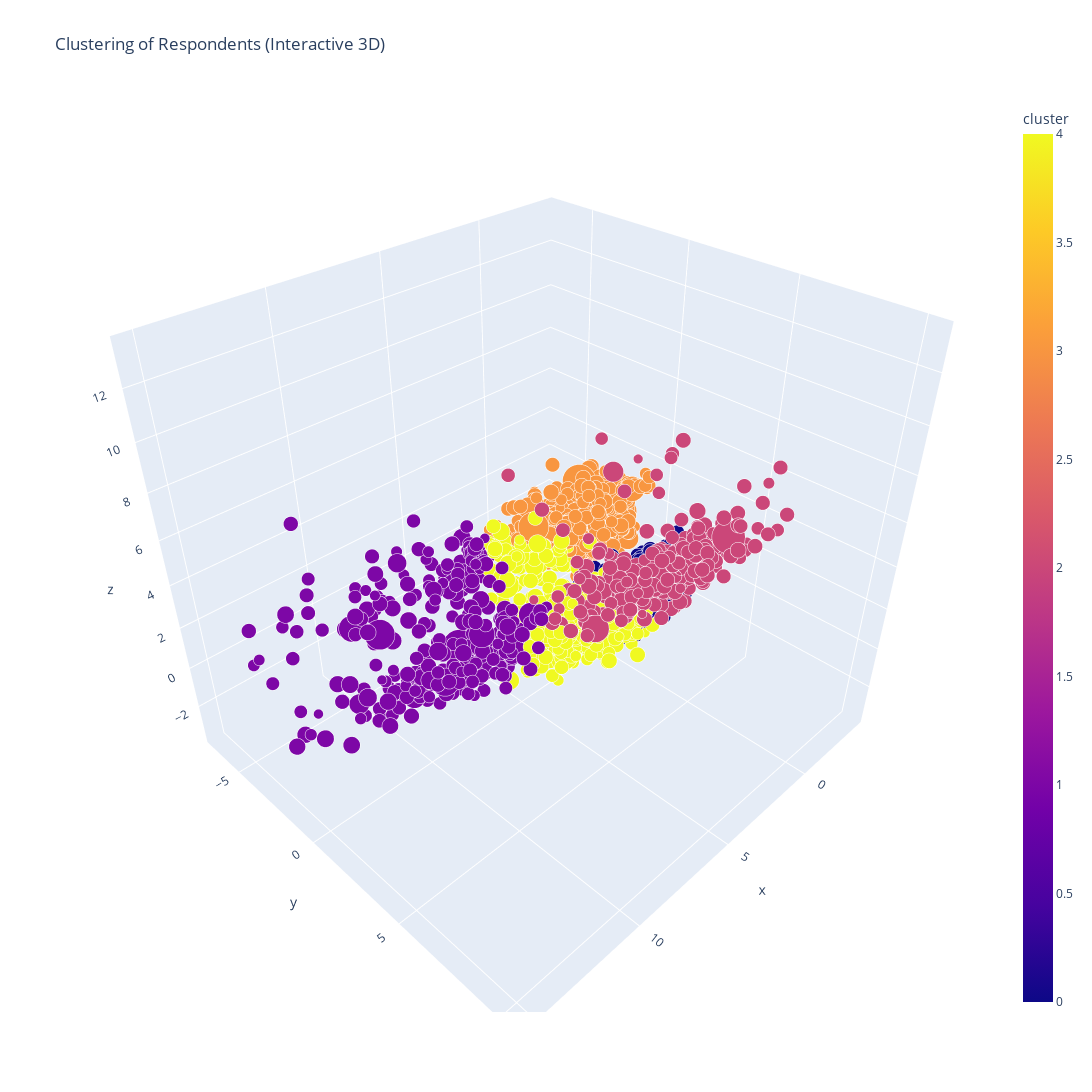

Notebook code cell kept with this figure:
### Markdown cell above
## Usage Clustering

### Code cell
kmeans_usage = make_clusters(df_usage, 5)

### Figure 1 — Plotly figure (JSON) as saved in the notebook; plotly's stock layout.template omitted (floating-point values rounded to 4 significant figures; data arrays with more than 128 entries replaced by an {"elided": "..."} marker saying what was removed)
{"data": [{"hovertemplate": "x=%{x}<br>y=%{y}<br>z=%{z}<br>weight=%{marker.size}<br>cluster=%{marker.color}<extra></extra>", "legendgroup": "", "marker": {"color": {"elided": "5000 int values"}, "coloraxis": "coloraxis", "opacity": 1, "size": {"elided": "5000 float values"}, "sizemode": "area", "sizeref": 0.004873, "symbol": "circle"}, "mode": "markers", "name": "", "scene": "scene", "showlegend": false, "type": "scatter3d", "x": {"elided": "5000 float values"}, "y": {"elided": "5000 float values"}, "z": {"elided": "5000 float values"}}], "layout": {"coloraxis": {"colorbar": {"title": {"text": "cluster"}}, "colorscale": [[0, "#0d0887"], [0.1111, "#46039f"], [0.2222, "#7201a8"], [0.3333, "#9c179e"], [0.4444, "#bd3786"], [0.5556, "#d8576b"], [0.6667, "#ed7953"], [0.7778, "#fb9f3a"], [0.8889, "#fdca26"], [1, "#f0f921"]]}, "height": 1200, "legend": {"itemsizing": "constant", "tracegroupgap": 0}, "scene": {"domain": {"x": [0, 1], "y": [0, 1]}, "xaxis": {"title": {"text": "x"}}, "yaxis": {"title": {"text": "y"}}, "zaxis": {"title": {"text": "z"}}}, "title": {"text": "Clustering of Respondents (Interactive 3D)"}, "width": 1200}}
